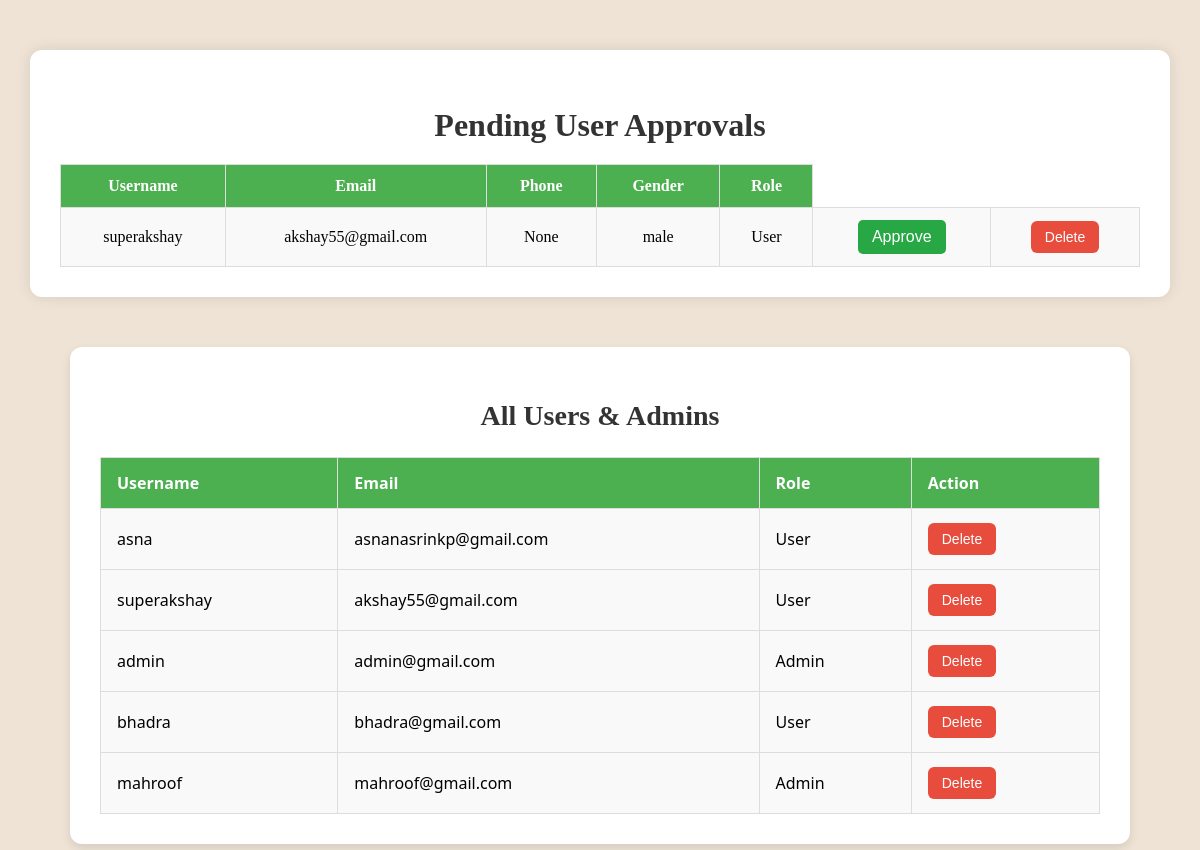
The app's page /approval/ (signed in) with its own data.
### task_management_app/models.py (models this page shows, shortened)
class User(AbstractUser):
    ROLE_CHOICES = (
        ('SuperAdmin', 'SuperAdmin'),
        ('Admin', 'Admin'),
        ('User', 'User'),
    )
    GENDER = (
        ('Male', 'Male'),
        ('Female', 'Female')
    )
    role = models.CharField(max_length=20, choices=ROLE_CHOICES, default='User')
    phone = models.CharField(max_length=15, blank=True, null=True)
    gender = models.CharField(max_length=20, choices=GENDER, default='male')
    value = models.IntegerField(default=0)

### task_management_app/views.py (the view)
# urls.py: path('approval/', views.approval, name='approval'),
def approval(request):
    id = request.session.get("id")
    if not id:
        return redirect('login')
    data = User.objects.filter(id=id)
    approval_needed = User.objects.exclude(id=id).filter(value=0, role="User")
    users = User.objects.exclude(username=request.user.username)
    return render(request, 'approval_page.html', locals())

### task_management_app/templates/approval_page.html (shortened to what this page needs)
{% extends 'base.html' %}
{% block main-content %}
<div class="approval-container">
    <h2>Pending User Approvals</h2>
    <table class="approval-table">
        <thead>
            <tr>
                <th>Username</th>
                <th>Email</th>
                <th>Phone</th>
                <th>Gender</th>
                <th>Role</th>
            </tr>
        </thead>
        <tbody>
            {% for user in approval_needed %}
            <tr>
                <td>{{ user.username }}</td>
                <td>{{ user.email }}</td>
                <td>{{ user.phone }}</td>
                <td>{{ user.gender }}</td>
                <td>{{ user.role }}</td>
                <td>
                    <form method="POST" action="{% url 'approve_user' user.id %}">
                        <button type="submit" class="btn-submit">Approve</button>
                    </form>
                </td>
                <td>
                    <form method="POST" action="{% url 'delete_user' user.id %}">
                        <button type="submit" class="btn-delete">Delete</button>
                    </form>
                </td>
            </tr>
            {% empty %}
            <tr>
                <td colspan="6">No users pending approval.</td>
            </tr>
            {% endfor %}
        </tbody>
    </table>
</div>
<div class="user-container">
    <h2>All Users & Admins</h2>
    <table>
        <thead>
            <tr>
                <th>Username</th>
                <th>Email</th>
                <th>Role</th>
                <th>Action</th>
            </tr>
        </thead>
        <tbody>
            {% for user in users %}
            <tr>
                <td>{{ user.username }}</td>
                <td>{{ user.email }}</td>
                <td>{{ user.role }}</td>
                <td>
                    <form method="POST" action="{% url 'delete_user' user.id %}">
                        <button type="submit" class="btn-delete">Delete</button>
                    </form>
                </td>
            </tr>
            {% empty %}
            <tr>
                <td colspan="4">No users found.</td>
            </tr>
            {% endfor %}
        </tbody>
    </table>
</div>
{% endblock %}

### task_management_app/static/css/base.css (style rules this page uses)
body { width: 100%; height: 100vh; margin: 0; padding: 0; background-color: rgb(238, 227, 213); }

### task_management_app/static/css/superadmin_dashboard.css (style rules this page uses)
.approval-container { padding: 20px; background-color: #f9f9f9; border-radius: 10px; box-shadow: 0 4px 6px rgba(0, 0, 0, 0.1); }
.approval-container h2 { text-align: center; font-size: 24px; color: #333; margin-bottom: 30px; }
table { width: 100%; border-collapse: collapse; margin-top: 20px; }
th, td { padding: 12px; text-align: left; border: 1px solid #ddd; font-size: 16px; }
th { background-color: #4CAF50; color: white; font-weight: bold; }
td { background-color: #f9f9f9; }
tr:nth-child(even) { background-color: #f2f2f2; }
button { padding: 8px 16px; background-color: #4CAF50; color: white; border: none; border-radius: 5px; cursor: pointer; font-size: 16px; transition: background-color 0.3s; }

### task_management_app/static/css/approval_page.css (style rules this page uses)
.approval-container { width: 90%; margin: 50px auto; background: #fff; padding: 30px; border-radius: 12px; box-shadow: 0 0 15px rgba(0,0,0,0.1); }
.approval-container h2 { text-align: center; margin-bottom: 20px; font-size: 2rem; color: #333; }
.approval-table { width: 100%; border-collapse: collapse; margin-top: 20px; }
.approval-table th, .approval-table td { padding: 12px 15px; border: 1px solid #ddd; text-align: center; font-size: 1rem; }
.approval-table thead { background-color: #0e70d3; }
.btn-submit { background-color: #28a745; color: white; padding: 8px 14px; border: none; border-radius: 5px; cursor: pointer; transition: 0.3s ease; }
.btn-delete { background-color: #dc3545; color: white; padding: 8px 14px; border: none; border-radius: 5px; cursor: pointer; transition: 0.3s ease; }
.user-container { width: 90%; max-width: 1000px; margin: 40px auto; background-color: #fff; padding: 30px; border-radius: 12px; box-shadow: 0 4px 10px rgba(0, 0, 0, 0.1); }
.user-container h2 { text-align: center; margin-bottom: 25px; font-size: 28px; color: #333; }
.user-container table { width: 100%; border-collapse: collapse; font-family: 'Segoe UI', Tahoma, Geneva, Verdana, sans-serif; }
.user-container th, .user-container td { padding: 14px 16px; border-bottom: 1px solid #ddd; text-align: left; font-size: 16px; }
.user-container thead { background-color: #f7f7f7; }
.btn-delete { background-color: #e74c3c; color: #fff; padding: 8px 14px; border: none; border-radius: 6px; font-size: 14px; cursor: pointer; transition: background-color 0.3s ease; }

### records on screen
User: username "superakshay", email "akshay55@gmail.com", phone "None", gender "male", role "User"
User: username "asna", email "asnanasrinkp@gmail.com", role "User"
User: username "admin", email "admin@gmail.com", role "Admin"
User: username "bhadra", email "bhadra@gmail.com", role "User"
User: username "mahroof", email "mahroof@gmail.com", role "Admin"
